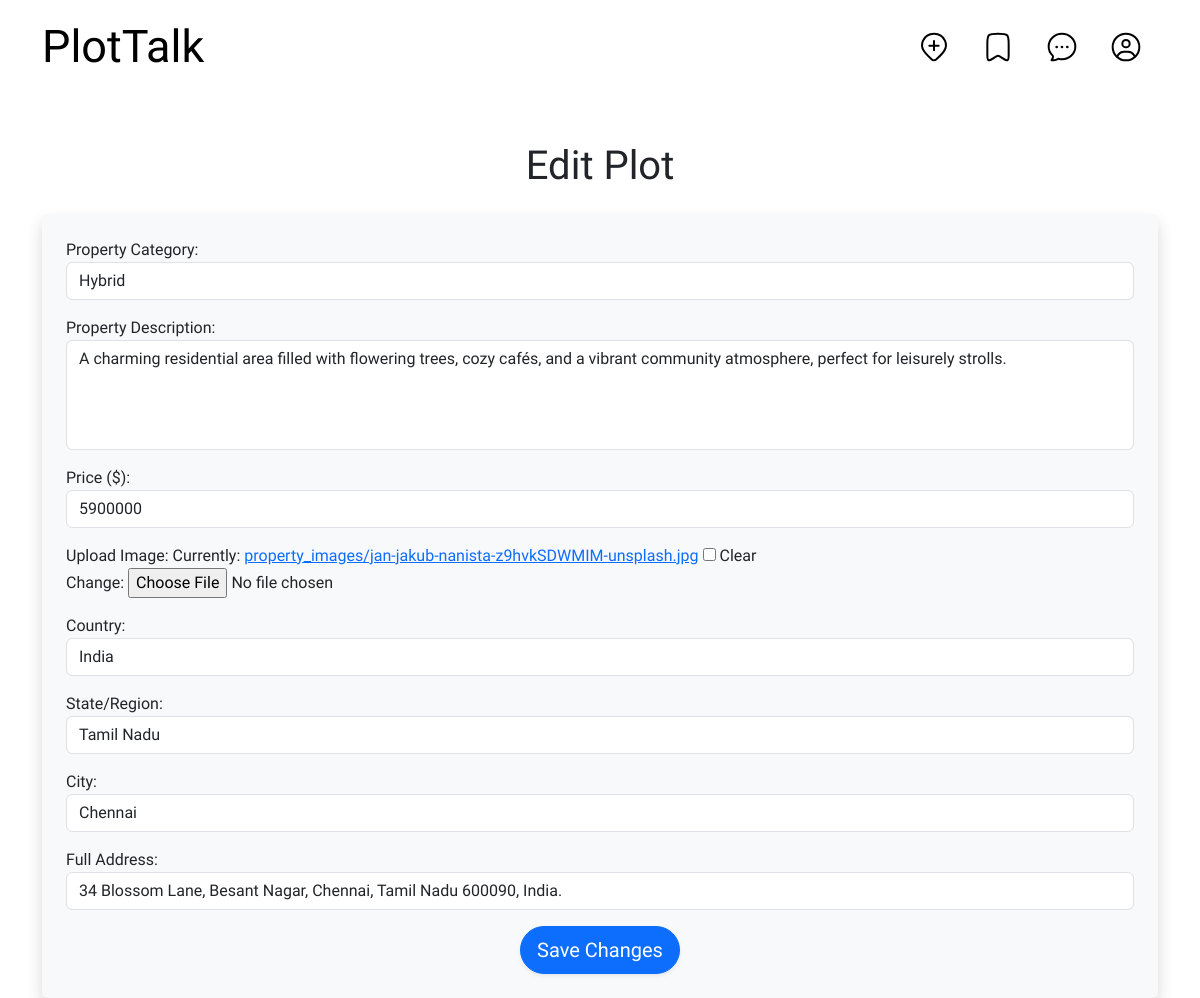
Page /editproperty/10 (signed in) on the committed database.
### REMS/models.py (models this page shows, shortened)
class Property(models.Model):
    CATEGORY_CHOICES = [
        ('Sale', 'Sale'),
        ('Rent', 'Rent'),
        ('Hybrid', 'Hybrid'),
    ]
    category = models.CharField(
        max_length=100,
        choices=CATEGORY_CHOICES,
        default='Sale'
    )
    description = models.TextField()
    price = models.IntegerField()
    image = models.ImageField(upload_to='property_images', null=True, blank=True)
    saved_users = models.ManyToManyField(User, related_name='saved_properties', blank=True)
    user = models.ForeignKey(ProfileModel, on_delete=models.CASCADE)
    country = models.CharField(max_length=100)
    state = models.CharField(max_length=100)
    city = models.CharField(max_length=100)
    address = models.CharField(max_length=200)

### REMS/views.py (the view)
# urls.py: path('editproperty/<int:id>',EditProperty.as_view(),name='editproperty'),
@method_decorator(decorator=dec,name='dispatch')
class EditProperty(UpdateView):
    template_name='edit_property.html'
    form_class=PropertyForm
    pk_url_kwarg='id'
    queryset=Property.objects.all()
    success_url=reverse_lazy('profile')

### REMS/views.py (called while the page is built)
def signin_required(fn):
    def inner(request,*args,**kwargs):
        if request.user.is_authenticated:
            return fn(request,*args,**kwargs)
        else:
            messages.warning(request,'please login first')
            return redirect('login')
    return inner

### REMS/templates/edit_property.html (shortened to what this page needs)
{% extends 'home.html' %}
{% load static %}
{% block navbar %}
<div class="container mt-5">
    <h1 class="text-center mb-4">Edit Plot</h1>
    <form action="" method="post" enctype="multipart/form-data" class="shadow p-4 bg-light rounded">
        <div class="form-group">
            {{ form.as_p }}
        </div>
        <div class="d-flex justify-content-center">
            <button class="btn btn-primary btn-lg rounded-pill shadow-sm" type="submit" style="transition: background-color 0.3s, transform 0.3s;">
                Save Changes
            </button>
        </div>
    </form>
</div>
{% endblock navbar %}

### REMS/static/css/home.css (style rules this page uses)
body { font-family: 'Moderustic', sans-serif; }
textarea { width: 100%; padding: 10px; border: 1px solid #ccc; border-radius: 4px; margin-bottom: 10px; box-sizing: border-box; }

### rows in the picture
Property: category "Hybrid", description "A charming residential area filled with flowering trees, cozy cafés, and a vibrant community atmosphere, perfect for leisurely strolls.", price "5900000", country "India", state "Tamil Nadu", city "Chennai", address "34 Blossom Lane, Besant Nagar, Chennai, Tamil Nadu 600090, India."
